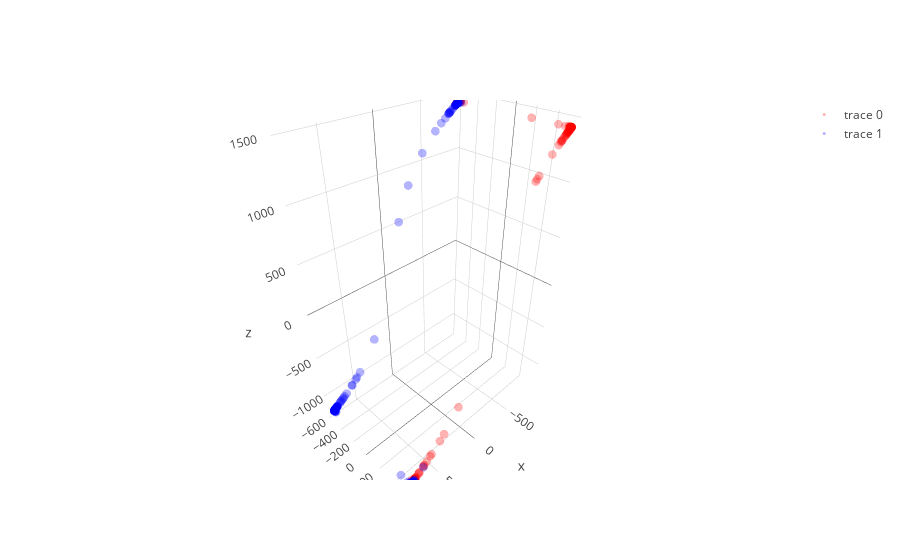

Notebook cell for this chart:
### Code cell
# with all scale
expand_dim = 3
w1 = np.random.randn(2,expand_dim)
w2 = np.random.randn(expand_dim,1)
a  = np.ones(expand_dim); b = np.ones(expand_dim); c = np.zeros(expand_dim)

w1 = _sym_decorrelation(w1)
w2 = w2/(np.sqrt(np.sum(w2**2)))

temp_X = np.copy(X)
mini_batch_size = 10
for iter in range(2000):
    cum_loss = 0; temp_X   = shuffle(temp_X)
    
    for mini_batch in range(0,len(X),mini_batch_size):
        current_batch = temp_X[mini_batch:mini_batch+mini_batch_size]
        
        layer1 = current_batch @ w1
        layer1 = layer1  + (1/(iter+1))*np.random.randn(expand_dim)
        layer1a= a*g(b*layer1)+c
        layer1a= layer1a + (1/(iter+1))*np.random.randn(expand_dim)
        layer2 = layer1a       @ w2
        loss   = w2.T @ layer1a.T @ layer1a @ w2
        
        grad2 = -layer1a.T @ layer1a @ w2 
        grad1a= -layer1a@w2@w2.T
        grada = grad1a*g(b*layer1)
        gradb = grad1a*a*g_grad(b*layer1)*layer1
        gradc = grad1a
        grad1 = current_batch.T @(grad1a*a*g_grad(b*layer1)*b) - 2.5 * current_batch.T @ current_batch @ w1 

        w2 = w2 - 0.00000001 * grad2+ (1/(iter+1))*np.random.randn(expand_dim,1)
        a = a -   0.000005    * grada.mean(0)+ (1/(iter+1))*np.random.randn(expand_dim)
        b = b -   0.000005    * gradb.mean(0)+ (1/(iter+1))*np.random.randn(expand_dim)
        c = c -   0.000009   * gradc.mean(0)+ (1/(iter+1))*np.random.randn(expand_dim)
        w1 = w1 - 0.00000001 * grad1+ (1/(iter+1))*np.random.randn(2,expand_dim)
        
        w1 = _sym_decorrelation(w1)
        w2 = w2/(np.sqrt(np.sum(w2**2)))
        cum_loss      = cum_loss + loss.mean()
        
    if iter%500==0:print('Iter : ',iter," Loss: ",cum_loss)

# projection
projected_mine = (a*g(b*(X @ w1))+c) @ w2

plt.figure(figsize=(20,5))
plt.subplot(1, 3, 1)
plt.scatter(X[y==0, 0], X[y==0, 1], color='red', alpha=0.5)
plt.scatter(X[y==1, 0], X[y==1, 1], color='blue', alpha=0.5)
plt.quiver(X.mean(0)[0], X.mean(0)[1], evector[0,0],evector[0,1], color=['b'], scale=2.5)
plt.quiver(X.mean(0)[0], X.mean(0)[1], evector[1,0],evector[1,1], color=['g'], scale=2.5)

plt.subplot(1, 3, 2,projection='3d')
one_layer_project = (a*g(b*(X @ w1))+c)
plt.scatter(one_layer_project[:,0],one_layer_project[:,1],one_layer_project[:,2], color='red')

plt.subplot(1, 3, 3)
plt.scatter(projected_mine[y==0], np.zeros((len(projected_mine)//2)),  color='red', alpha=0.05)
plt.scatter(projected_mine[y==1], np.zeros((len(projected_mine)//2)), color='blue', alpha=0.05)
plt.show()

trace1 = go.Scatter3d(
    x=one_layer_project[y==0,0],
    y=one_layer_project[y==0,1],
    z=one_layer_project[y==0,2],
    mode='markers',
    line=dict(color='red',width=0.5),
    marker=dict(size=3,opacity=0.3)
)
trace2 = go.Scatter3d(
    x=one_layer_project[y==1,0],
    y=one_layer_project[y==1,1],
    z=one_layer_project[y==1,2],
    mode='markers',
    line=dict(color='blue',width=0.5),
    marker=dict(size=3,opacity=0.3)
)
data = [trace1,trace2]
fig  = go.Figure(data=data)
iplot(fig)

### Figure 1 — Plotly figure (JSON) as saved in the notebook; plotly's stock layout.template omitted (floating-point values rounded to 4 significant figures; data arrays with more than 128 entries replaced by an {"elided": "..."} marker saying what was removed)
{"data": [{"line": {"color": "red", "width": 0.5}, "marker": {"opacity": 0.3, "size": 3}, "mode": "markers", "type": "scatter3d", "uid": "eeb577d8-ab56-46b0-bcc6-bce407a92400", "x": {"elided": "250 float values"}, "y": {"elided": "250 float values"}, "z": {"elided": "250 float values"}}, {"line": {"color": "blue", "width": 0.5}, "marker": {"opacity": 0.3, "size": 3}, "mode": "markers", "type": "scatter3d", "uid": "e233e37a-cc05-44d5-ae3d-08abdf0cdffb", "x": {"elided": "250 float values"}, "y": {"elided": "250 float values"}, "z": {"elided": "250 float values"}}], "layout": {}}
